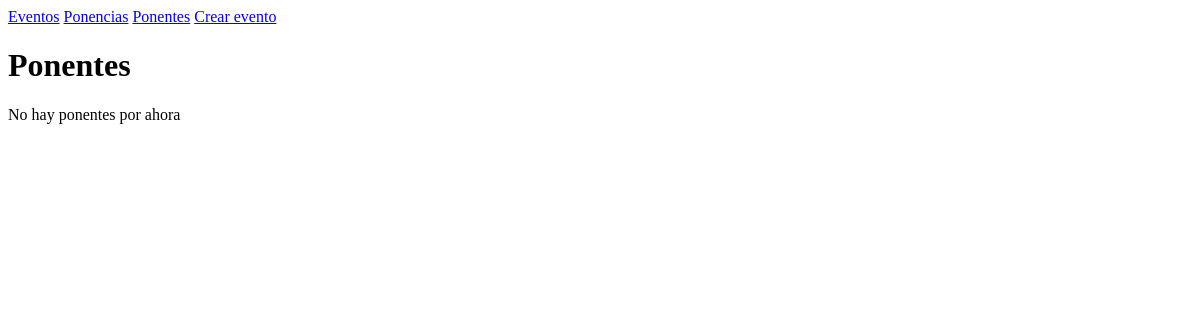
/0/ponentes, run on an earlier commit of the app's database.
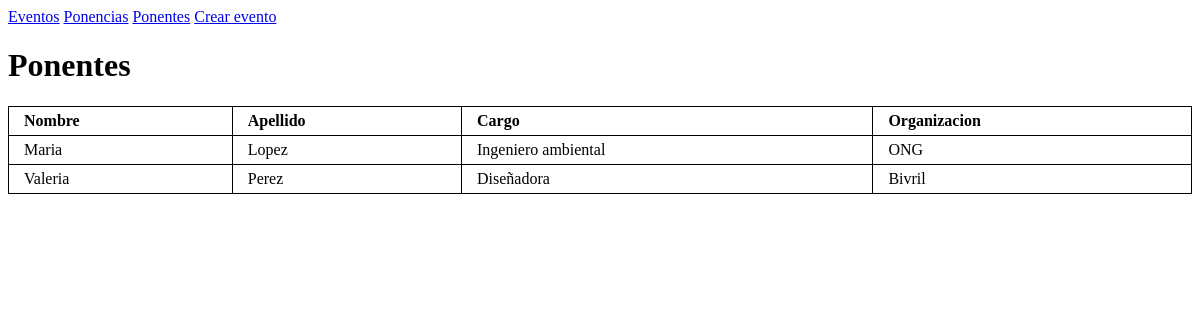
And on a later commit of the database.
### eventos/models.py (models this page shows, shortened)
class Ponente(models.Model):
	ponencia = models.OneToOneField(Ponencia, on_delete=models.CASCADE)
	nombre_ponente = models.CharField('Nombre', max_length=50)
	apellido_ponente = models.CharField('Apellido', max_length=50)
	cargo = models.CharField(max_length=50)
	organizacion_ponente = models.CharField('Organización a la que pertenece', max_length=65)

### eventos/views.py (the view)
# urls.py: path('<int:ponencia_id>/ponentes', views.ponentes, name='ponentes'),
def ponentes(request, ponencia_id):
	if ponencia_id == 0:
		return render(request, 'eventos/ponentes.html', {'ponentes': Ponente.objects.all()})
	else:
		return render(request, 'eventos/ponentes.html', {'ponentes': Ponente.objects.filter(ponencia_id=ponencia_id)})

### eventos/templates/eventos/ponentes.html
{% extends 'eventos/menu.html' %}
{% block content %}
<h1>Ponentes</h1>
  {% if ponentes %}
  <table>
	<tr>
	  <th>Nombre</th>
	  <th>Apellido</th>
	  <th>Cargo</th>
	  <th>Organizacion</th>
	</tr>
	{% for p in ponentes %}
	<tr>
	  <td>{{ p.nombre_ponente }}</td>
	  <td>{{ p.apellido_ponente}}</td>
	  <td>{{ p.cargo }}</td>
	  <td>{{ p.organizacion_ponente}}</td>
	</tr>
	{% endfor %}
  </table>
{% else %}
<p>No hay ponentes por ahora</p>
{% endif %}
{% endblock %}

### eventos/templates/eventos/menu.html (shortened to what this page needs)
{% load static %}
<!doctype html>
<html>
    <head>
        <link rel="stylesheet" type="text/css" href="{% static 'eventos/style.css' %}">
    </head>
    <body>
        <span><a href="{% url 'eventos:index' %}">Eventos</a></span>
        <span><a href="{% url 'eventos:ponencias' 0 %}">Ponencias</a></span>
        <span><a href="{% url 'eventos:ponentes' 0 %}">Ponentes</a></span>
        <span><a href="{% url 'eventos:crearEvento' %}">Crear evento</a></span>
        {% block content %}
        {% endblock %}
    </body>
</html>

### eventos/static/eventos/style.css (style rules this page uses)
table { width:100%; }
table, th, td { border: 1px solid black; border-collapse: collapse; }
th, td { padding: 5px 15px; text-align: left; }

What changed in the data, as far as the page shows it:
added Ponente: nombre_ponente "Maria", apellido_ponente "Lopez", cargo "Ingeniero ambiental", organizacion_ponente "ONG"
added Ponente: nombre_ponente "Valeria", apellido_ponente "Perez", cargo "Diseñadora", organizacion_ponente "Bivril"
Also different on the page:
text no longer shown: "No hay ponentes por ahora"
text now shown: "Nombre Apellido Cargo Organizacion"
